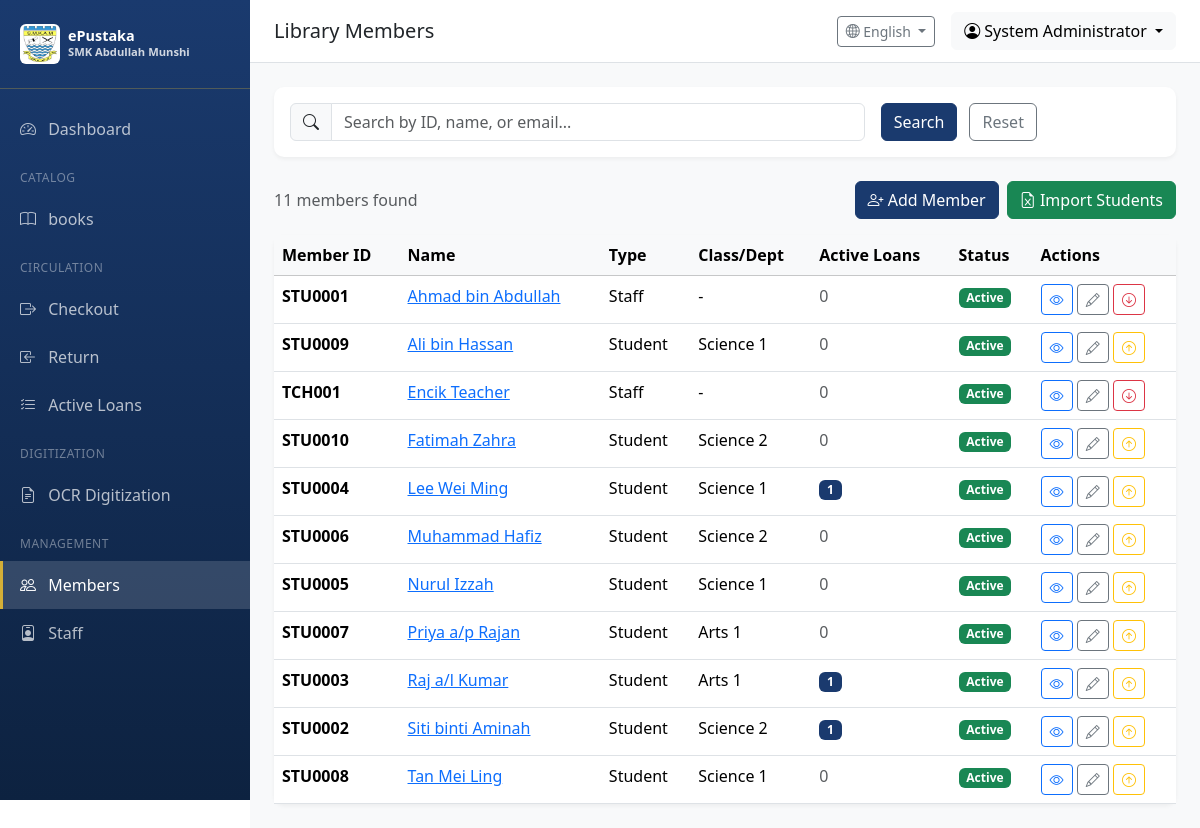
/users/members (signed in), run on an earlier commit of the app's database.
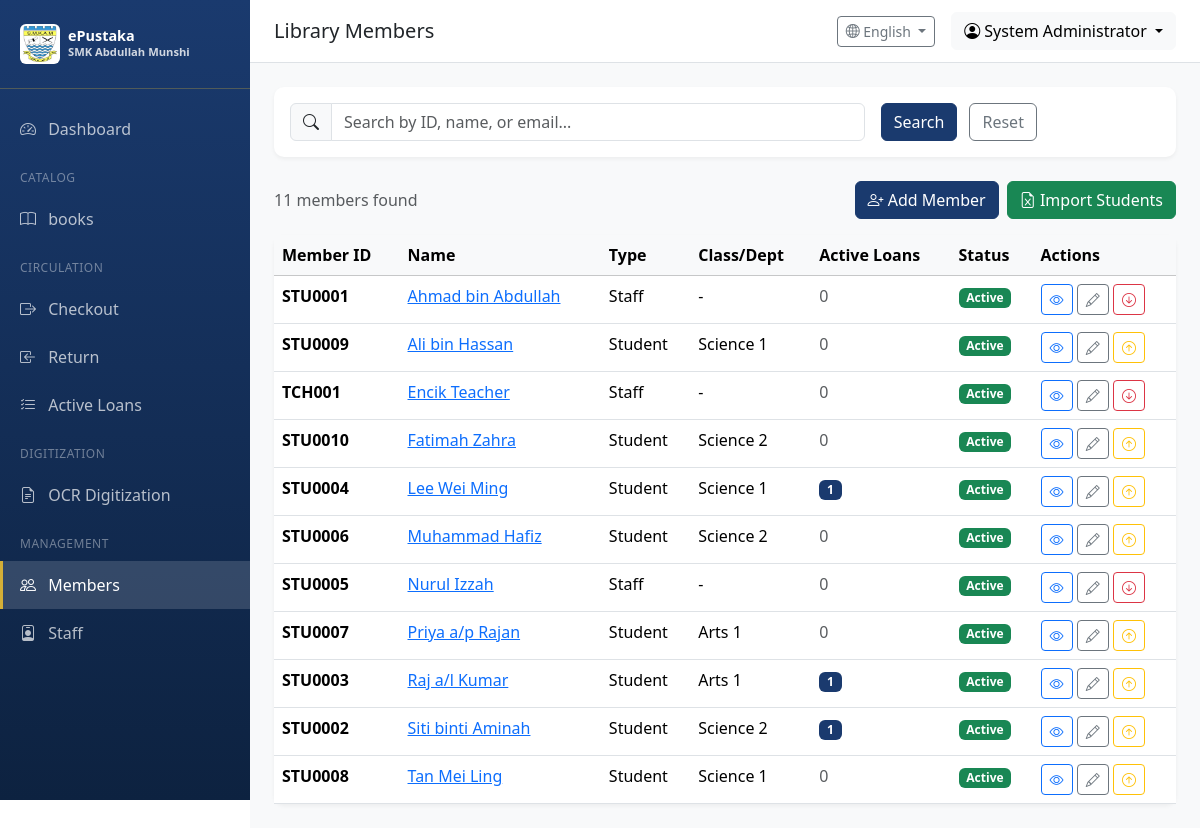
And on a later commit of the database.
### app/models/user.py (models this page shows, shortened)
class User(UserMixin, db.Model):
    __tablename__ = 'users'
    id = db.Column(db.Integer, primary_key=True)
    username = db.Column(db.String(64), unique=True, nullable=False, index=True)
    email = db.Column(db.String(120), unique=True, nullable=False, index=True)
    password_hash = db.Column(db.String(256), nullable=False)
    full_name = db.Column(db.String(128))
    is_active = db.Column(db.Boolean, default=True)
    role_id = db.Column(db.Integer, db.ForeignKey('roles.id'))
    created_at = db.Column(db.DateTime, default=datetime.utcnow)
    updated_at = db.Column(db.DateTime, default=datetime.utcnow, onupdate=datetime.utcnow)
    last_login = db.Column(db.DateTime)
    def can(self, perm):
        return self.role is not None and self.role.has_permission(perm)

### app/models/member.py (models this page shows, shortened)
class Member(UserMixin, db.Model):
    __tablename__ = 'members'
    id = db.Column(db.Integer, primary_key=True)
    member_id = db.Column(db.String(32), unique=True, nullable=False, index=True)  # Auto-generated, e.g., STU0001
    full_name = db.Column(db.String(128), nullable=False)
    email = db.Column(db.String(120), index=True)
    phone = db.Column(db.String(20))
    password_hash = db.Column(db.String(256))  # Password for member login
    member_type = db.Column(db.String(32), default='Student')  # Student, Staff, External
    form_level = db.Column(db.Integer, default=1)  # 1-5 for Forms 1-5, 6 for Graduated
    class_group = db.Column(db.String(64))  # e.g., "Science 1", "Arts 2"
    student_year = db.Column(db.Integer)  # Academic year (e.g., 2024-2025)
    total_books_read = db.Column(db.Integer, default=0)  # For NILAM leaderboard
    is_active = db.Column(db.Boolean, default=True)
    mark_for_deletion = db.Column(db.Boolean, default=False)  # Flag for admin deletion
    graduation_date = db.Column(db.DateTime)  # When student graduated
    last_login = db.Column(db.DateTime)  # Track active students by login
    notes = db.Column(db.Text)
    created_at = db.Column(db.DateTime, default=datetime.utcnow)
    updated_at = db.Column(db.DateTime, default=datetime.utcnow, onupdate=datetime.utcnow)
    loans = db.relationship('Loan', backref='member', lazy='dynamic')
    @property
    def active_loans_count(self):
        from app.models.circulation import Loan, LoanStatus
        return self.loans.filter(Loan.status == LoanStatus.ACTIVE.value).count()
    @property
    def overdue_loans_count(self):
        from app.models.circulation import Loan, LoanStatus
        return self.loans.filter(Loan.status == LoanStatus.OVERDUE.value).count()

### app/routes/users.py (the view, shortened to what this page needs)
@users_bp.route('/members')
@login_required
@permission_required(Permission.MANAGE_MEMBERS)
def member_list():
    page = request.args.get('page', 1, type=int)
    query = Member.query
    search = request.args.get('search', '').strip()
    members = query.order_by(Member.full_name).paginate(page=page, per_page=20)
    return render_template('users/member_list.html', members=members, search=search)

### app/templates/users/member_list.html (shortened to what this page needs)
{% extends "base.html" %}
{% block page_title %}Library Members{% endblock %}
{% block content %}
<div class="card table-card mb-4">
    <div class="card-body">
        <form method="GET" class="row g-3">
            <div class="col-md-8">
                <div class="input-group">
                    <span class="input-group-text"><i class="bi bi-search"></i></span>
                    <input type="text" class="form-control" name="search" placeholder="Search by ID, name, or email..." value="{{ search }}">
                </div>
            </div>
            <div class="col-md-4">
                <button type="submit" class="btn btn-primary me-2">Search</button>
                <a href="{{ url_for('users.member_list') }}" class="btn btn-outline-secondary">Reset</a>
            </div>
        </form>
    </div>
</div>
<div class="d-flex justify-content-between align-items-center mb-3">
    <p class="text-muted mb-0">{{ members.total }} members found</p>
    <div class="gap-2 d-flex">
        <a href="{{ url_for('users.add_member') }}" class="btn btn-primary">
            <i class="bi bi-person-plus"></i> Add Member
        </a>
        <a href="{{ url_for('users.import_students') }}" class="btn btn-success">
            <i class="bi bi-file-earmark-excel"></i> Import Students
        </a>
    </div>
</div>
<div class="card table-card">
    <div class="card-body p-0">
        <div class="table-responsive">
            <table class="table table-hover mb-0">
                <thead class="table-light">
                    <tr>
                        <th>Member ID</th>
                        <th>Name</th>
                        <th>Type</th>
                        <th>Class/Dept</th>
                        <th>Active Loans</th>
                        <th>Status</th>
                        <th>Actions</th>
                    </tr>
                </thead>
                <tbody>
                    {% for member in members.items %}
                    <tr>
                        <td><strong>{{ member.member_id }}</strong></td>
                        <td>
                            <a href="{{ url_for('users.view_member', member_id=member.id) }}">{{ member.full_name }}</a>
                        </td>
                        <td>{{ member.member_type }}</td>
                        <td>{{ member.class_group or '-' }}</td>
                        <td>
                            {% if member.active_loans_count > 0 %}
                                <span class="badge bg-primary">{{ member.active_loans_count }}</span>
                            {% else %}
                                <span class="text-muted">0</span>
                            {% endif %}
                        </td>
                        <td>
                            {% if member.is_active %}
                                <span class="badge bg-success">Active</span>
                            {% else %}
                                <span class="badge bg-secondary">Inactive</span>
                            {% endif %}
                        </td>
                        <td>
                            <a href="{{ url_for('users.view_member', member_id=member.id) }}" class="btn btn-sm btn-outline-primary" title="View">
                                <i class="bi bi-eye"></i>
                            </a>
                            <a href="{{ url_for('users.edit_member', member_id=member.id) }}" class="btn btn-sm btn-outline-secondary" title="Edit">
                                <i class="bi bi-pencil"></i>
                            </a>
                            {% if member.member_type == 'Student' %}
                                <form method="POST" action="{{ url_for('users.promote_to_staff', member_id=member.id) }}" style="display: inline;">
                                    <button type="submit" class="btn btn-sm btn-outline-warning" title="Promote to Staff" onclick="return confirm('Promote {{ member.full_name }} to Staff?')">
                                        <i class="bi bi-arrow-up-circle"></i>
                                    </button>
                                </form>
                            {% elif member.member_type in ['Staff', 'Student Assistant', 'Teacher'] %}
                                <form method="POST" action="{{ url_for('users.demote_from_staff', member_id=member.id) }}" style="display: inline;">
                                    <button type="submit" class="btn btn-sm btn-outline-danger" title="Demote to Student" onclick="return confirm('Demote {{ member.full_name }} to regular Student?')">
                                        <i class="bi bi-arrow-down-circle"></i>
                                    </button>
                                </form>
                            {% endif %}
                        </td>
                    </tr>
                    {% else %}
                    <tr>
                        <td colspan="7" class="text-center text-muted py-4">No members found</td>
                    </tr>
                    {% endfor %}
                </tbody>
            </table>
        </div>
    </div>
</div>
{% endblock %}

### app/templates/base.html (shortened to what this page needs)
<!DOCTYPE html>
<html lang="en">
<head>
    <link href="https://cdn.jsdelivr.net/npm/bootstrap@5.3.2/dist/css/bootstrap.min.css" rel="stylesheet">
    <link href="https://cdn.jsdelivr.net/npm/bootstrap-icons@1.11.1/font/bootstrap-icons.css" rel="stylesheet">
</head>
<body>
    {% if current_user.is_authenticated %}
    <nav class="sidebar">
        <div class="sidebar-brand">
            <div class="d-flex align-items-center">
                <img src="{{ url_for('static', filename='images/Lencana_Sekolah_Menengah_Kebangsaan_Abdullah_Munshi.jpg') }}"
                     alt="SMK Abdullah Munshi"
                     class="me-2 rounded"
                     style="width: 40px; height: 40px; object-fit: contain; background: white; padding: 2px;">
                <div>
                    <div style="font-size: 0.9rem; line-height: 1.2;">ePustaka</div>
                    <div style="font-size: 0.7rem; opacity: 0.8;">SMK Abdullah Munshi</div>
                </div>
            </div>
        </div>
        <ul class="nav flex-column">
            {% set is_member = current_user.__class__.__name__ == 'Member' %}
            {% if is_member %}
                {% set is_staff = current_user.member_type in ['Staff', 'Student Assistant', 'Librarian', 'Teacher'] %}
            {% else %}
                {% set is_staff = current_user.role and current_user.role.name != 'Student' %}
            {% endif %}
            {% if is_member and not is_staff %}
            <li class="sidebar-section">{{ t('student_portal') }}</li>
            <li class="nav-item">
                <a class="nav-link {% if request.endpoint == 'student.index' %}active{% endif %}" href="{{ url_for('student.index') }}">
                    <i class="bi bi-house"></i> {{ t('home') }}
                </a>
            </li>
            <li class="nav-item">
                <a class="nav-link {% if request.endpoint == 'student.search_books' %}active{% endif %}" href="{{ url_for('student.search_books') }}">
                    <i class="bi bi-search"></i> {{ t('search_books') }}
                </a>
            </li>
            <li class="nav-item">
                <a class="nav-link {% if request.endpoint == 'student.my_loans' %}active{% endif %}" href="{{ url_for('student.my_loans') }}">
                    <i class="bi bi-journal-bookmark"></i> {{ t('my_loans') }}
                </a>
            </li>
            <li class="nav-item">
                <a class="nav-link {% if request.endpoint == 'student.leaderboard' %}active{% endif %}" href="{{ url_for('student.leaderboard') }}">
                    <i class="bi bi-trophy"></i> {{ t('leaderboard') }}
                </a>
            </li>
            {% elif is_staff %}
            <li class="nav-item">
                <a class="nav-link {% if request.endpoint == 'main.dashboard' %}active{% endif %}" href="{{ url_for('main.dashboard') }}">
                    <i class="bi bi-speedometer2"></i> {{ t('dashboard') }}
                </a>
            </li>
            {% if current_user.can(1) or current_user.can(2) %}
            <li class="sidebar-section">{{ t('catalog') }}</li>
            <li class="nav-item">
                <a class="nav-link {% if 'catalog' in request.endpoint %}active{% endif %}" href="{{ url_for('catalog.index') }}">
                    <i class="bi bi-book"></i> {{ t('books') }}
                </a>
            </li>
            <li class="sidebar-section">{{ t('circulation') }}</li>
            <li class="nav-item">
                <a class="nav-link {% if request.endpoint == 'circulation.checkout' %}active{% endif %}" href="{{ url_for('circulation.checkout') }}">
                    <i class="bi bi-box-arrow-right"></i> {{ t('checkout') }}
                </a>
            </li>
            <li class="nav-item">
                <a class="nav-link {% if request.endpoint == 'circulation.return_book' %}active{% endif %}" href="{{ url_for('circulation.return_book') }}">
                    <i class="bi bi-box-arrow-in-left"></i> {{ t('return') }}
                </a>
            </li>
            <li class="nav-item">
                <a class="nav-link {% if request.endpoint == 'circulation.active_loans' %}active{% endif %}" href="{{ url_for('circulation.active_loans') }}">
                    <i class="bi bi-list-check"></i> {{ t('active_loans') }}
                </a>
            </li>
            {% endif %}
            {% if current_user.can(512) %}
            <li class="sidebar-section">{{ t('digitization') }}</li>
            <li class="nav-item">
                <a class="nav-link {% if 'ocr' in request.endpoint %}active{% endif %}" href="{{ url_for('ocr.index') }}">
                    <i class="bi bi-file-earmark-text"></i> {{ t('ocr_digitization') }}
                </a>
            </li>
            {% endif %}
            {% if current_user.can(128) %}
            <li class="sidebar-section">{{ t('management') }}</li>
            <li class="nav-item">
                <a class="nav-link {% if request.endpoint == 'users.member_list' %}active{% endif %}" href="{{ url_for('users.member_list') }}">
                    <i class="bi bi-people"></i> {{ t('members') }}
                </a>
            </li>
            {% endif %}
            {% if current_user.can(256) %}
            <li class="nav-item">
                <a class="nav-link {% if request.endpoint == 'users.staff_list' %}active{% endif %}" href="{{ url_for('users.staff_list') }}">
                    <i class="bi bi-person-badge"></i> {{ t('staff') }}
                </a>
            </li>
            {% endif %}
            {% endif %}
        </ul>
    </nav>
    <div class="main-content">
        <nav class="top-navbar d-flex justify-content-between align-items-center">
            <div>
                <h5 class="mb-0">{% block page_title %}{{ t('dashboard') }}{% endblock %}</h5>
            </div>
            <div class="d-flex align-items-center gap-3">
                <div class="dropdown">
                    <button class="btn btn-outline-secondary btn-sm dropdown-toggle" type="button" data-bs-toggle="dropdown">
                        <i class="bi bi-globe2"></i> {{ languages.get(current_language, 'English') }}
                    </button>
                </div>
                <div class="dropdown">
                    <button class="btn btn-light dropdown-toggle" type="button" data-bs-toggle="dropdown">
                        <i class="bi bi-person-circle"></i> {{ current_user.full_name or current_user.username }}
                    </button>
                </div>
            </div>
        </nav>
        <div class="content-wrapper">
            {% block content %}{% endblock %}
        </div>
    </div>
    {% else %}
    {% block public_content %}{% endblock %}
    {% endif %}
</body>
</html>

What changed in the data, as far as the page shows it:
changed Member "STU0005": member_type "Student" → "Staff"; class_group "Science 1" → "-"
